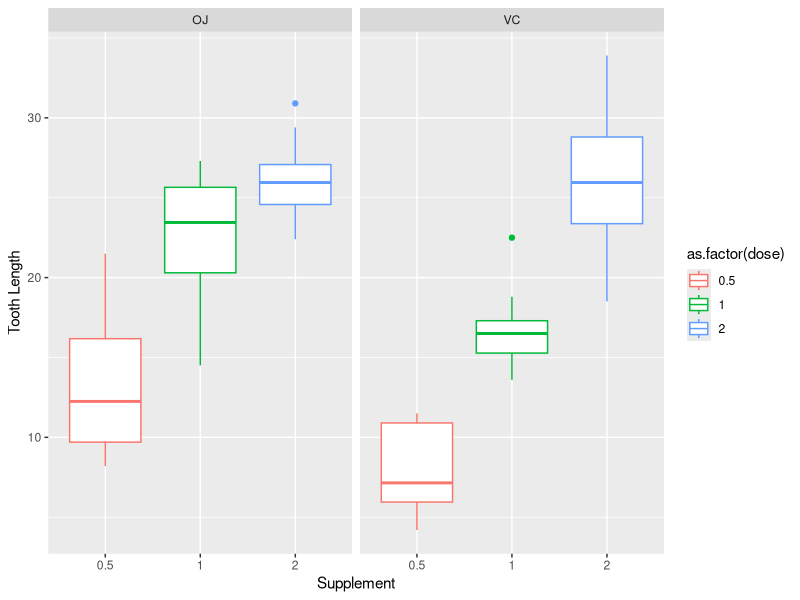
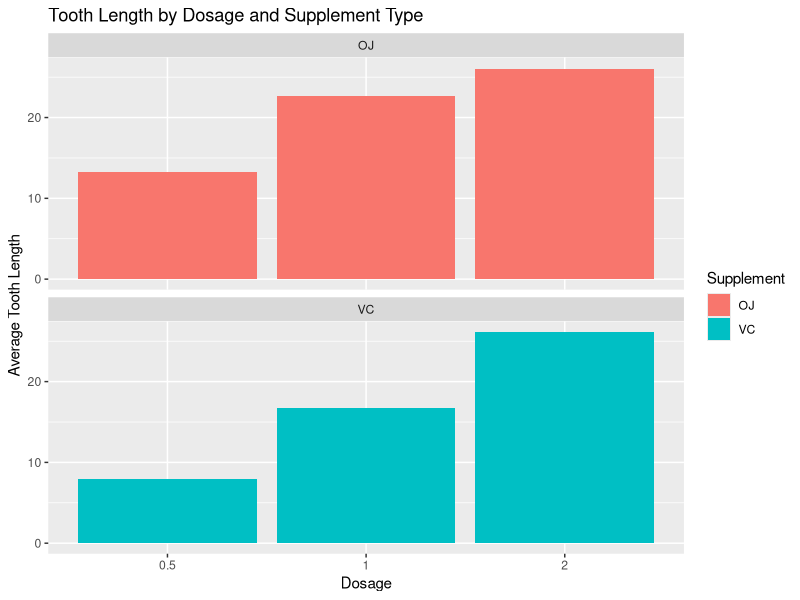

R code for these plots, in order:
## ---- chunk 1
library(datasets)
library(ggplot2)
library(dplyr)

toothData <- ToothGrowth
head(toothData)
## ---- chunk 2
summary(toothData)
## ---- chunk 3
ggplot(toothData, aes(x=as.factor(dose), y=len, color=as.factor(dose))) + 
  geom_boxplot() + xlab("Supplement") + ylab("Tooth Length") +  facet_grid(.~supp)
## ---- chunk 4
#only use the complete cases of the data
isValidData <- complete.cases(toothData)
toothData <- toothData[isValidData,]
head(toothData)
toothInfo <- group_by(toothData, dose, supp) %>%
  summarize(toothTotal = sum(len), toothMean = mean(len)) 

ggplot(toothInfo, aes(x=as.factor(dose), y=toothMean, group=supp, fill=supp)) +
  geom_bar(stat="identity") +xlab("Dosage") + ylab("Average Tooth Length") + 
  ggtitle("Tooth Length by Dosage and Supplement Type") +
  facet_wrap(~supp, ncol=1) +
  guides(fill=guide_legend(title="Supplement"))
## ---- chunk 5
dose.5 <- t.test(len ~ supp, var.equal=T, data=toothData[toothData$dose==.5,])
ci.5 <-dose.5$conf[1:2]
pv.5 <- dose.5$p.value
## ---- chunk 6
ci.5
## ---- chunk 7
pv.5
## ---- chunk 8
dose1 <- t.test(len ~ supp, var.equal=T, data=toothData[toothData$dose==1,])
ci1 <- dose1$conf[1:2]
pv1 <- dose1$p.value
## ---- chunk 9
ci1
## ---- chunk 10
pv1
## ---- chunk 11
dose2 <- t.test(len ~ supp, var.equal=T, data=toothData[toothData$dose==2,])
ci2 <- dose2$conf[1:2]
pv2 <- dose2$p.value
## ---- chunk 12
ci2
## ---- chunk 13
pv2
